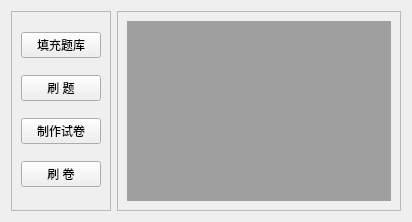
<?xml version="1.0" encoding="UTF-8"?>
<ui version="4.0">
 <class>ctj</class>
 <widget class="QWidget" name="ctj">
  <property name="geometry">
   <rect>
    <x>0</x>
    <y>0</y>
    <width>412</width>
    <height>222</height>
   </rect>
  </property>
  <property name="windowTitle">
   <string>错题集</string>
  </property>
  <layout class="QHBoxLayout" name="horizontalLayout" stretch="1,2">
   <item>
    <widget class="QFrame" name="left_frame">
     <property name="sizePolicy">
      <sizepolicy hsizetype="Fixed" vsizetype="Preferred">
       <horstretch>0</horstretch>
       <verstretch>0</verstretch>
      </sizepolicy>
     </property>
     <property name="frameShape">
      <enum>QFrame::StyledPanel</enum>
     </property>
     <property name="frameShadow">
      <enum>QFrame::Raised</enum>
     </property>
     <layout class="QVBoxLayout" name="verticalLayout">
      <item>
       <widget class="QPushButton" name="pushButton_1">
        <property name="text">
         <string>填充题库</string>
        </property>
       </widget>
      </item>
      <item>
       <widget class="QPushButton" name="pushButton_2">
        <property name="text">
         <string>刷 题</string>
        </property>
       </widget>
      </item>
      <item>
       <widget class="QPushButton" name="pushButton_3">
        <property name="text">
         <string>制作试卷</string>
        </property>
       </widget>
      </item>
      <item>
       <widget class="QPushButton" name="pushButton_4">
        <property name="text">
         <string>刷 卷</string>
        </property>
       </widget>
      </item>
     </layout>
    </widget>
   </item>
   <item>
    <widget class="QFrame" name="frame">
     <property name="frameShape">
      <enum>QFrame::StyledPanel</enum>
     </property>
     <property name="frameShadow">
      <enum>QFrame::Raised</enum>
     </property>
     <layout class="QHBoxLayout" name="horizontalLayout_2">
      <item>
       <widget class="QMdiArea" name="mdiArea"/>
      </item>
     </layout>
    </widget>
   </item>
  </layout>
 </widget>
 <resources/>
 <connections/>
</ui>
